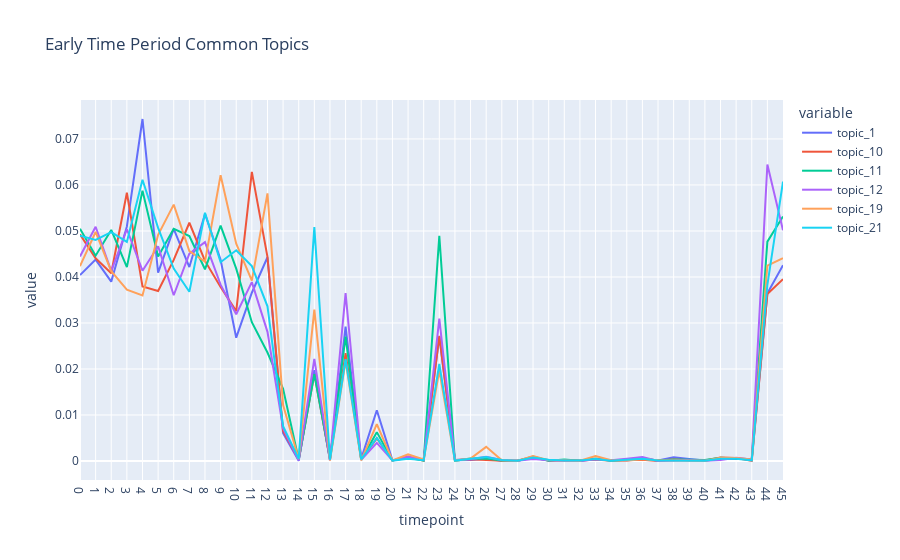

Notebook code for this chart:
### Markdown cell above
# early time of the common topics

### Code cell
td = pd.DataFrame()
for timepoint in range(best_mdl.num_timepoints):
    td_tmp = pd.DataFrame(
        np.stack([doc.get_topic_dist() for doc in best_mdl.docs if doc.timepoint == timepoint]),
        columns=["topic_{}".format(i + 1) for i in range(best_mdl.k)],
    )
    td_tmp["timepoint"] = timepoint
    td = pd.concat([td, td_tmp], ignore_index=True)
    del td_tmp

import plotly.express as px
fig = px.line(td, x="timepoint", y=['topic_1', 'topic_10', 'topic_11', 'topic_12', 'topic_19', 'topic_21'],
            #   hover_data={"timepoint": "|%B %d, %Y"},
              title='Early Time Period Common Topics')
fig.update_xaxes(
    dtick="M1",
    tickformat="%b %d",
    ticklabelmode="period")
fig.show()

### Figure 1 — Plotly figure (JSON) as saved in the notebook; plotly's stock layout.template omitted (floating-point values rounded to 4 significant figures)
{"data": [{"hovertemplate": "variable=topic_1<br>timepoint=%{x}<br>value=%{y}<extra></extra>", "legendgroup": "topic_1", "line": {"color": "#636efa", "dash": "solid"}, "marker": {"symbol": "circle"}, "mode": "lines", "name": "topic_1", "orientation": "v", "showlegend": true, "type": "scatter", "x": [0, 1, 2, 3, 4, 5, 6, 7, 8, 9, 10, 11, 12, 13, 14, 15, 16, 17, 18, 19, 20, 21, 22, 23, 24, 25, 26, 27, 28, 29, 30, 31, 32, 33, 34, 35, 36, 37, 38, 39, 40, 41, 42, 43, 44, 45], "xaxis": "x", "y": [0.0404, 0.04378, 0.03899, 0.05099, 0.07434, 0.04094, 0.05047, 0.04217, 0.0537, 0.04372, 0.02681, 0.03658, 0.04429, 0.006056, 5.684e-05, 0.01976, 0.0001669, 0.02922, 0.0004699, 0.01104, 0.0001342, 0.0007097, 0.0003839, 0.02705, 0.0001448, 0.0002191, 0.0004665, 4.354e-05, 7.442e-05, 0.0007309, 0.000147, 0.0001168, 0.0001143, 0.00034, 0.0001463, 0.0001234, 0.0005635, 9.371e-05, 0.0008338, 0.0004578, 0.0001199, 0.0004415, 0.0004188, 0.0004577, 0.03646, 0.04256], "yaxis": "y"}, {"hovertemplate": "variable=topic_10<br>timepoint=%{x}<br>value=%{y}<extra></extra>", "legendgroup": "topic_10", "line": {"color": "#EF553B", "dash": "solid"}, "marker": {"symbol": "circle"}, "mode": "lines", "name": "topic_10", "orientation": "v", "showlegend": true, "type": "scatter", "x": [0, 1, 2, 3, 4, 5, 6, 7, 8, 9, 10, 11, 12, 13, 14, 15, 16, 17, 18, 19, 20, 21, 22, 23, 24, 25, 26, 27, 28, 29, 30, 31, 32, 33, 34, 35, 36, 37, 38, 39, 40, 41, 42, 43, 44, 45], "xaxis": "x", "y": [0.04926, 0.04406, 0.04081, 0.05831, 0.03796, 0.03695, 0.04372, 0.05179, 0.0435, 0.03782, 0.03257, 0.06284, 0.04436, 0.006534, 0.0003152, 0.01888, 0.0003824, 0.02347, 0.0002959, 0.00494, 9.091e-05, 0.0009907, 5.948e-05, 0.02719, 0.0002381, 0.0003795, 0.0002102, 4.354e-05, 7.442e-05, 0.0009541, 5.215e-05, 0.0001922, 7.744e-05, 0.00034, 3.925e-05, 0.0001822, 0.0002589, 4.462e-06, 0.0003731, 0.0001559, 0.0001199, 0.0007685, 0.0006772, 5.533e-05, 0.03631, 0.03953], "yaxis": "y"}, {"hovertemplate": "variable=topic_11<br>timepoint=%{x}<br>value=%{y}<extra></extra>", "legendgroup": "topic_11", "line": {"color": "#00cc96", "dash": "solid"}, "marker": {"symbol": "circle"}, "mode": "lines", "name": "topic_11", "orientation": "v", "showlegend": true, "type": "scatter", "x": [0, 1, 2, 3, 4, 5, 6, 7, 8, 9, 10, 11, 12, 13, 14, 15, 16, 17, 18, 19, 20, 21, 22, 23, 24, 25, 26, 27, 28, 29, 30, 31, 32, 33, 34, 35, 36, 37, 38, 39, 40, 41, 42, 43, 44, 45], "xaxis": "x", "y": [0.05046, 0.04464, 0.05022, 0.04214, 0.05877, 0.04443, 0.05047, 0.0489, 0.04167, 0.05115, 0.04182, 0.03017, 0.02359, 0.01569, 0.0002635, 0.01888, 0.0005439, 0.02701, 0.0002379, 0.006277, 0.0001342, 0.0007097, 0.0001136, 0.04897, 5.136e-05, 0.0005398, 0.0005178, 0.0001227, 7.442e-05, 0.0007867, 5.215e-05, 0.000343, 7.744e-05, 0.0005316, 7.494e-05, 0.0002997, 0.0005635, 9.371e-05, 0.0003271, 0.0002566, 0.0002359, 0.000714, 0.0005221, 0.0003571, 0.04768, 0.05317], "yaxis": "y"}, {"hovertemplate": "variable=topic_12<br>timepoint=%{x}<br>value=%{y}<extra></extra>", "legendgroup": "topic_12", "line": {"color": "#ab63fa", "dash": "solid"}, "marker": {"symbol": "circle"}, "mode": "lines", "name": "topic_12", "orientation": "v", "showlegend": true, "type": "scatter", "x": [0, 1, 2, 3, 4, 5, 6, 7, 8, 9, 10, 11, 12, 13, 14, 15, 16, 17, 18, 19, 20, 21, 22, 23, 24, 25, 26, 27, 28, 29, 30, 31, 32, 33, 34, 35, 36, 37, 38, 39, 40, 41, 42, 43, 44, 45], "xaxis": "x", "y": [0.04446, 0.05093, 0.04127, 0.05038, 0.04136, 0.04668, 0.03603, 0.04505, 0.04756, 0.03832, 0.03189, 0.03889, 0.02808, 0.007091, 0.0001602, 0.02222, 0.0002208, 0.03649, 0.0002379, 0.003937, 0.0001342, 0.0009204, 0.0002217, 0.03094, 0.0002381, 0.0003795, 0.0009279, 0.0002019, 3.898e-05, 0.000452, 0.000147, 0.0001168, 3.688e-06, 0.0003879, 0.0001463, 0.000476, 0.0008681, 4.462e-06, 9.674e-05, 0.0001559, 4.254e-05, 0.0002235, 0.0007289, 0.0003571, 0.06445, 0.05014], "yaxis": "y"}, {"hovertemplate": "variable=topic_19<br>timepoint=%{x}<br>value=%{y}<extra></extra>", "legendgroup": "topic_19", "line": {"color": "#FFA15A", "dash": "solid"}, "marker": {"symbol": "circle"}, "mode": "lines", "name": "topic_19", "orientation": "v", "showlegend": true, "type": "scatter", "x": [0, 1, 2, 3, 4, 5, 6, 7, 8, 9, 10, 11, 12, 13, 14, 15, 16, 17, 18, 19, 20, 21, 22, 23, 24, 25, 26, 27, 28, 29, 30, 31, 32, 33, 34, 35, 36, 37, 38, 39, 40, 41, 42, 43, 44, 45], "xaxis": "x", "y": [0.04236, 0.04978, 0.04127, 0.03726, 0.036, 0.04917, 0.05572, 0.04563, 0.04333, 0.06211, 0.04724, 0.0392, 0.05818, 0.01218, 0.0004702, 0.03291, 0.0001131, 0.02175, 0.0001218, 0.008032, 0.0001342, 0.001483, 0.0003299, 0.01963, 9.806e-05, 0.0005398, 0.003081, 0.0001623, 3.898e-05, 0.001066, 0.0001944, 0.0001545, 7.744e-05, 0.001058, 0.000182, 0.0001234, 0.0004112, 0.000183, 0.0001889, 0.0002063, 8.122e-05, 0.000714, 0.0006772, 0.0003068, 0.04246, 0.04408], "yaxis": "y"}, {"hovertemplate": "variable=topic_21<br>timepoint=%{x}<br>value=%{y}<extra></extra>", "legendgroup": "topic_21", "line": {"color": "#19d3f3", "dash": "solid"}, "marker": {"symbol": "circle"}, "mode": "lines", "name": "topic_21", "orientation": "v", "showlegend": true, "type": "scatter", "x": [0, 1, 2, 3, 4, 5, 6, 7, 8, 9, 10, 11, 12, 13, 14, 15, 16, 17, 18, 19, 20, 21, 22, 23, 24, 25, 26, 27, 28, 29, 30, 31, 32, 33, 34, 35, 36, 37, 38, 39, 40, 41, 42, 43, 44, 45], "xaxis": "x", "y": [0.04896, 0.04807, 0.04976, 0.04763, 0.06112, 0.05067, 0.04184, 0.03678, 0.05395, 0.04321, 0.0458, 0.04235, 0.03362, 0.007569, 0.0004702, 0.05083, 0.0002746, 0.02213, 0.0003539, 0.005023, 9.091e-05, 0.0004989, 0.0001676, 0.02109, 9.806e-05, 0.0004329, 0.0008766, 0.0002019, 3.898e-05, 0.0007867, 0.0002892, 0.0001168, 0.0001143, 0.0004358, 7.494e-05, 0.0002997, 0.0005127, 0.0001383, 0.0001428, 0.0001056, 4.254e-05, 0.000496, 0.0004704, 0.0001559, 0.0383, 0.06074], "yaxis": "y"}], "layout": {"legend": {"title": {"text": "variable"}, "tracegroupgap": 0}, "title": {"text": "Early Time Period Common Topics"}, "xaxis": {"anchor": "y", "domain": [0, 1], "dtick": "M1", "tickformat": "%b %d", "ticklabelmode": "period", "title": {"text": "timepoint"}}, "yaxis": {"anchor": "x", "domain": [0, 1], "title": {"text": "value"}}}}
